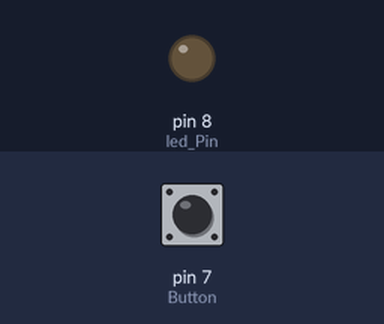
The sketch below on a simulated Arduino Uno, built with avr-gcc and run on an emulated ATmega328P. Parts: output pins drawn as LEDs (lit = HIGH). Dashed ring = blinking. Inputs (shaded band) come from the test bench; at power-on: pin 7 (Button) LOW.

Above: at 1.2 s.
1.3 s: pin 7 (Button) pulled HIGH for 3.2 s
At 1.7 s:
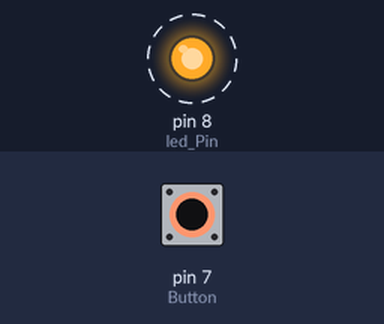
Timing chart, 0 to 5.8 s (numbered marks = the images above; inputs shaded):
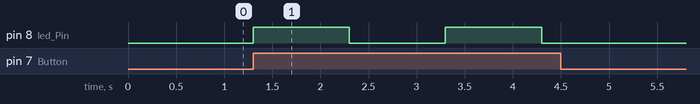

The sketch:

push_button_led_blinks.ino
```cpp
#define led_Pin 8
#define Button 7
void setup() {
  //Defining the pins as OUTPUT
  pinMode(led_Pin,  OUTPUT);
  pinMode(Button, INPUT);
}
void  loop() {
if (digitalRead(Button)== HIGH) {
  digitalWrite(led_Pin, HIGH);
  delay(1000);
  digitalWrite(led_Pin, LOW);
  delay(1000);
}
else {
  digitalWrite(led_Pin, LOW);
}
}
```

Measured:
- after the input at 1.3 s, pin 8 (led_Pin): alternates HIGH for 1.0 s and LOW for 1.0 s, 4 changes in all, then stays LOW, starting at once
